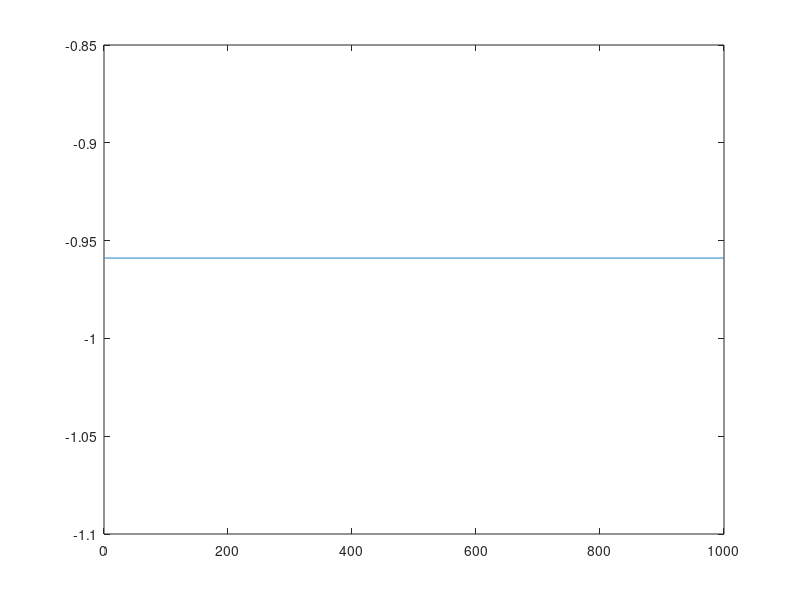

Recreate this plot in MATLAB.
start = input("Please enter a start value:\n")
stop = input("Please enter a stop value\n")
a = linspace(start,stop,1000)
b = sin(a)
plot(b)